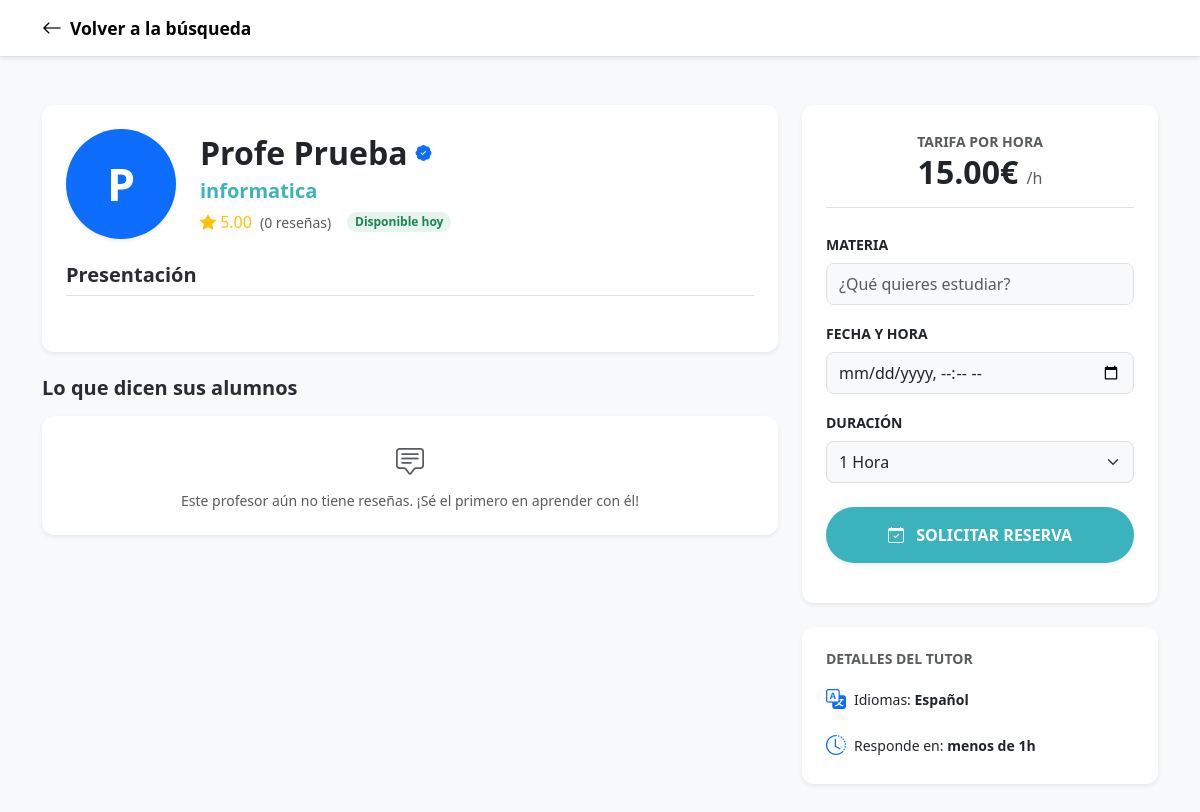
/VIEWS/ficha-profesor.php?id=3 (signed in), run on the app's committed database.
### tables this page shows
CREATE TABLE `profesores_detalles` (
  `usuario_id` int(11) NOT NULL,
  `titulo_profesional` varchar(100) DEFAULT 'Profesor en ISIMatch',
  `bio` text DEFAULT NULL,
  `tarifa_hora` decimal(10,2) DEFAULT 15.00,
  `linkedin_url` varchar(255) DEFAULT NULL,
  `valoracion_media` decimal(3,2) DEFAULT 5.00,
  `total_resenas` int(11) DEFAULT 0,
  `idiomas` varchar(255) DEFAULT 'Español',
  `tiempo_respuesta` varchar(100) DEFAULT 'menos de 1h'
);

CREATE TABLE `usuarios` (
  `id` int(11) NOT NULL,
  `nombre` varchar(50) NOT NULL,
  `apellidos` varchar(50) NOT NULL,
  `email` varchar(100) NOT NULL,
  `password_hash` varchar(255) NOT NULL,
  `telefono` varchar(20) DEFAULT NULL,
  `rol` enum('alumno','profesor') NOT NULL,
  `anio_nacimiento` int(11) DEFAULT NULL,
  `fecha_registro` timestamp NOT NULL DEFAULT current_timestamp()
);

### VIEWS/ficha-profesor.php (the view, shortened to what this page needs)
<?php
include '../PHP/conexion.php';
$mi_id = $_SESSION['usuario_id'];
if (isset($_GET['id']) && !empty($_GET['id'])) {
    $perfil_id = $conn->real_escape_string($_GET['id']);
} else {
    $perfil_id = $mi_id;
}
$es_mi_propio_perfil = ($mi_id == $perfil_id);
$sql = "SELECT u.id, u.nombre, u.apellidos,
               pd.titulo_profesional,
               pd.bio,
               pd.tarifa_hora,
               pd.valoracion_media,
               pd.total_resenas,
               pd.idiomas,
               pd.tiempo_respuesta
        FROM usuarios u
        LEFT JOIN profesores_detalles pd ON u.id = pd.usuario_id
        WHERE u.id = '$perfil_id' AND u.rol = 'profesor'";
$resultado = $conn->query($sql);
$profe = $resultado->fetch_assoc();
$nombre_completo = htmlspecialchars($profe['nombre'] . " " . $profe['apellidos']);
$letra_avatar = strtoupper(substr($profe['nombre'], 0, 1));
$sql_resenas = "SELECT r.puntuacion, r.comentario, r.fecha_resena, u.nombre
                FROM resenas r
                JOIN usuarios u ON r.alumno_id = u.id
                WHERE r.profesor_id = '$perfil_id'
                ORDER BY r.fecha_resena DESC
                LIMIT 5";
$res_resenas = $conn->query($sql_resenas);
?>
<!doctype html>
<html lang="es">
<head>
    <link href="https://cdn.jsdelivr.net/npm/bootstrap@5.3.0/dist/css/bootstrap.min.css" rel="stylesheet" />
    <link rel="stylesheet" href="https://cdn.jsdelivr.net/npm/bootstrap-icons@1.10.0/font/bootstrap-icons.css" />
    <link rel="stylesheet" href="../CSS/style.css" />
</head>
<body class="bg-light">
    <nav class="navbar navbar-light bg-white border-bottom sticky-top shadow-sm">
      <div class="container">
        <a class="navbar-brand fw-bold d-flex align-items-center gap-2" href="catalogo.php">
          <i class="bi bi-arrow-left"></i> <span class="small">Volver a la búsqueda</span>
        </a>
      </div>
    </nav>
    <div class="container my-5">
        <div class="row g-4">
            <div class="col-lg-8">
                <div class="card border-0 shadow-sm p-4 mb-4 rounded-4 bg-white">
                    <div class="d-flex align-items-center gap-4 mb-4">
                        <div class="rounded-circle bg-primary text-white d-flex align-items-center justify-content-center fw-bold shadow-sm" style="width:110px; height:110px; font-size: 2.8rem;">
                            <?php echo $letra_avatar; ?>
                        </div>
                        <div>
                            <div class="d-flex align-items-center gap-2 mb-1">
                                <h1 class="fw-bold h2 mb-0"><?php echo $nombre_completo; ?></h1>
                                <i class="bi bi-patch-check-fill text-primary" title="Perfil Verificado"></i>
                            </div>
                            <p class="text-primary-custom fw-bold fs-5 mb-1">
                                <?php echo htmlspecialchars($profe['titulo_profesional'] ?? 'Tutor Especialista'); ?>
                            </p>
                            <div class="d-flex align-items-center gap-2">
                                <span class="text-warning">
                                    <i class="bi bi-star-fill"></i> <?php echo $profe['valoracion_media'] ?? '5.0'; ?>
                                </span>
                                <span class="text-muted small">(<?php echo $profe['total_resenas'] ?? '0'; ?> reseñas)</span>
                                <span class="badge bg-success bg-opacity-10 text-success rounded-pill ms-2">Disponible hoy</span>
                            </div>
                        </div>
                    </div>
                    <h5 class="fw-bold border-bottom pb-2 mb-3">Presentación</h5>
                </div>
                <h5 class="fw-bold mb-3 mt-2">Lo que dicen sus alumnos</h5>
                <div class="row g-3">
                    <?php if($res_resenas->num_rows > 0): ?>
                        <?php while($r = $res_resenas->fetch_assoc()): ?>
                        <div class="col-md-12">
                            <div class="card border-0 shadow-sm p-4 rounded-4 bg-white">
                                <div class="d-flex justify-content-between align-items-start mb-2">
                                    <div class="d-flex align-items-center gap-2">
                                        <div class="rounded-circle bg-primary text-white d-flex align-items-center justify-content-center fw-bold"
                                             style="width:36px; height:36px; font-size:0.9rem; flex-shrink:0;">
                                            <?php echo strtoupper(substr($r['nombre'], 0, 1)); ?>
                                        </div>
                                        <div>
                                            <span class="fw-bold small d-block"><?php echo htmlspecialchars($r['nombre']); ?></span>
                                            <small class="text-muted" style="font-size:0.7rem;">
                                                <?php echo date('d M Y', strtotime($r['fecha_resena'])); ?>
                                            </small>
                                        </div>
                                    </div>
                                    <div class="text-warning small">
                                        <?php for($i=1;$i<=5;$i++) {
                                            echo ($i <= $r['puntuacion'])
                                                ? '<i class="bi bi-star-fill"></i>'
                                                : '<i class="bi bi-star text-muted"></i>';
                                        } ?>
                                    </div>
                                </div>
                                <?php if (!empty($r['comentario'])): ?>
                                <p class="text-muted small mb-0 fst-italic ps-1">&ldquo;<?php echo nl2br(htmlspecialchars($r['comentario'])); ?>&rdquo;</p>
                                <?php else: ?>
                                <p class="text-muted small mb-0 fst-italic">Sin comentario adicional.</p>
                                <?php endif; ?>
                            </div>
                        </div>
                        <?php endwhile; ?>
                    <?php else: ?>
                        <div class="col-12">
                            <div class="card border-0 shadow-sm p-4 rounded-4 bg-white text-center">
                                <i class="bi bi-chat-square-text text-muted fs-3 mb-2"></i>
                                <p class="text-muted small mb-0">Este profesor aún no tiene reseñas. ¡Sé el primero en aprender con él!</p>
                            </div>
                        </div>
                    <?php endif; ?>
                </div>
            </div>
            <div class="col-lg-4">
                <div class="card border-0 shadow-sm p-4 rounded-4 sticky-top bg-white" style="top: 100px;">
                    <div class="text-center mb-4 pb-3 border-bottom">
                        <small class="text-muted fw-bold text-uppercase">Tarifa por hora</small>
                        <h2 class="fw-bold text-dark mb-0"><?php echo number_format($profe['tarifa_hora'] ?? 15, 2); ?>€ <span class="fs-6 text-muted fw-normal">/h</span></h2>
                    </div>
                    <?php if(!$es_mi_propio_perfil): ?>
                        <form action="../PHP/formulario_reserva_profe.php" method="POST">
                            <div class="mb-3">
                                <label class="form-label small fw-bold">MATERIA</label>
                                <input type="text" name="materia" class="form-control bg-light border-0 py-2" placeholder="¿Qué quieres estudiar?" required>
                            </div>
                            <div class="mb-3">
                                <label class="form-label small fw-bold">FECHA Y HORA</label>
                                <input type="datetime-local" name="fecha_hora" class="form-control bg-light border-0 py-2" required>
                            </div>
                            <div class="mb-4">
                                <label class="form-label small fw-bold">DURACIÓN</label>
                                <select name="duracion" class="form-select bg-light border-0 py-2">
                                    <option value="60">1 Hora</option>
                                </select>
                            </div>
                            <button type="submit" class="btn btn-primary-custom w-100 py-3 fw-bold rounded-pill shadow-sm mb-3">
                                <i class="bi bi-calendar-check me-2"></i> SOLICITAR RESERVA
                            </button>
                        </form>
                    <?php endif; ?>
                </div>
                <div class="card border-0 shadow-sm p-4 mt-4 rounded-4 bg-white">
                    <h6 class="fw-bold small mb-3 text-uppercase text-muted">Detalles del Tutor</h6>
                    <?php if ($es_mi_propio_perfil): ?>
                        <form action="ficha-profesor.php?id=<?php echo $perfil_id; ?>" method="POST">
                            <input type="hidden" name="actualizar_detalles_rapido" value="1">
                            <div class="mb-3">
                                <label class="form-label small fw-bold"><i class="bi bi-translate text-primary me-1"></i> IDIOMAS</label>
                                <input type="text" name="idiomas" class="form-control form-control-sm bg-light border-0"
                                       value="<?php echo htmlspecialchars($profe['idiomas'] ?? 'Español'); ?>" placeholder="Ej: Español, Inglés">
                            </div>
                            <div class="mb-3">
                                <label class="form-label small fw-bold"><i class="bi bi-clock-history text-primary me-1"></i> RESPUESTA</label>
                                <select name="tiempo_respuesta" class="form-select form-select-sm bg-light border-0">
                                    <option value="menos de 1h" <?php echo ($profe['tiempo_respuesta'] == 'menos de 1h') ? 'selected' : ''; ?>>menos de 1h</option>
                                    <option value="unas pocas horas" <?php echo ($profe['tiempo_respuesta'] == 'unas pocas horas') ? 'selected' : ''; ?>>unas pocas horas</option>
                                    <option value="menos de 24h" <?php echo ($profe['tiempo_respuesta'] == 'menos de 24h') ? 'selected' : ''; ?>>menos de 24h</option>
                                </select>
                            </div>
                            <button type="submit" class="btn btn-primary-custom btn-sm w-100 rounded-pill shadow-sm">
                                <i class="bi bi-save me-1"></i> Guardar cambios
                            </button>
                        </form>
                    <?php else: ?>
                        <div class="d-flex flex-column gap-3">
                            <div class="d-flex align-items-center gap-2 small">
                                <i class="bi bi-translate text-primary fs-5"></i>
                                <span>Idiomas: <strong><?php echo htmlspecialchars($profe['idiomas'] ?? 'Español'); ?></strong></span>
                            </div>
                            <div class="d-flex align-items-center gap-2 small">
                                <i class="bi bi-clock-history text-primary fs-5"></i>
                                <span>Responde en: <strong><?php echo htmlspecialchars($profe['tiempo_respuesta'] ?? 'menos de 24h'); ?></strong></span>
                            </div>
                        </div>
                    <?php endif; ?>
                </div>
            </div>
        </div>
    </div>
</body>
</html>

### CSS/style.css (style rules this page uses)
:root { --primary-color: #3bb3bd; --primary-hover: #2da1ab; --secondary-color: #ffc947; --text-dark: #2b2b35; --text-muted: #6f757b; --bg-light: #f5f7f9; --white: #ffffff; --shadow-sm: 0 2px 8px rgba(0, 0, 0, 0.08); --shadow-md: 0 4px 16px rgba(0, 0, 0, 0.12); --radius: 12px; }
body { font-family: "Segoe UI", Roboto, Helvetica, Arial, sans-serif; color: var(--text-dark); background-color: var(--bg-light); }
h1, h2, h3, h4, h5, h6 { font-weight: 700; color: var(--text-dark); }
.text-primary-custom { color: var(--primary-color); }
.btn { border-radius: 8px; font-weight: 600; padding: 10px 24px; transition: all 0.3s ease; border: none; }
.btn-primary-custom { background-color: var(--primary-color); color: white; }
.card, .card-custom { background-color: var(--white); border: none !important; border-radius: var(--radius) !important; box-shadow: var(--shadow-sm); transition: transform 0.3s ease, box-shadow 0.3s ease; }
.form-control, .form-select { border-radius: 8px !important; border: 1px solid #e0e0e0 !important; padding: 12px; }
.navbar { background-color: var(--white) !important; box-shadow: 0 2px 4px rgba(0, 0, 0, 0.05); }

### data on the page
profesores_detalles: usuario_id.nombre "P", usuario_id.apellidos "Profe Prueba", titulo_profesional "informatica", valoracion_media "5.00", total_resenas "0", tarifa_hora "15.00", idiomas "Español", tiempo_respuesta "menos de 1h"
